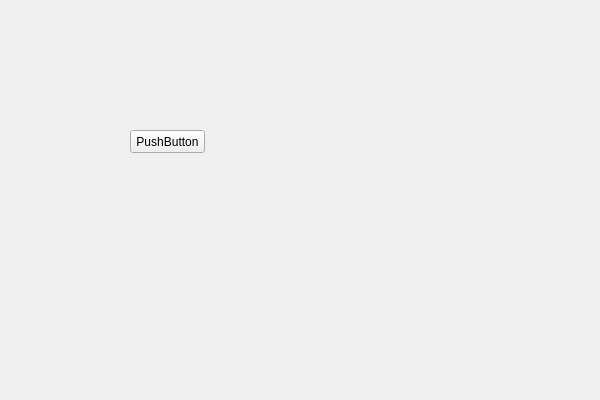
<?xml version="1.0" encoding="UTF-8"?>
<ui version="4.0">
 <class>TestingGUIClass</class>
 <widget class="QMainWindow" name="TestingGUIClass">
  <property name="geometry">
   <rect>
    <x>0</x>
    <y>0</y>
    <width>600</width>
    <height>400</height>
   </rect>
  </property>
  <property name="windowTitle">
   <string>TestingGUI</string>
  </property>
  <widget class="QWidget" name="centralWidget">
   <widget class="QPushButton" name="test_learn_button">
    <property name="geometry">
     <rect>
      <x>130</x>
      <y>130</y>
      <width>75</width>
      <height>23</height>
     </rect>
    </property>
    <property name="text">
     <string>PushButton</string>
    </property>
   </widget>
  </widget>
 </widget>
 <layoutdefault spacing="6" margin="11"/>
 <resources>
  <include location="testinggui.qrc"/>
 </resources>
 <connections/>
</ui>
